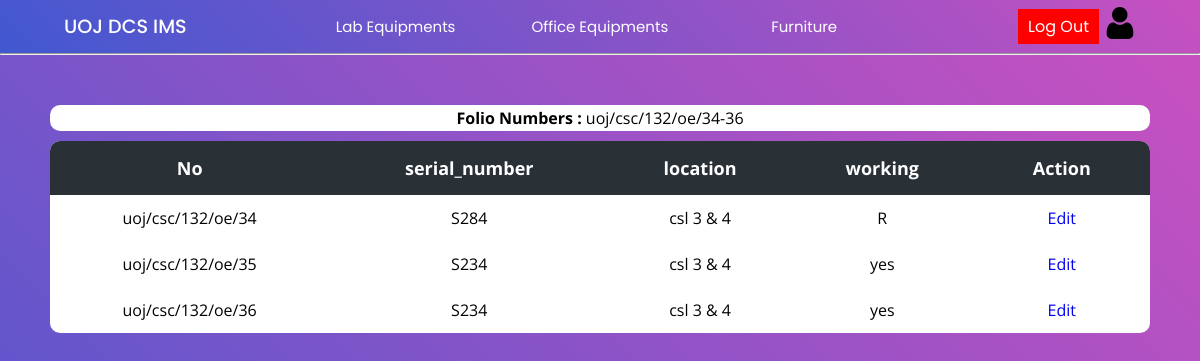
Page /Project/office/officeItems.php?search=true&id=18 (signed in) on the committed database.
### tables this page shows
CREATE TABLE `o_invoice` (
  `invoice_id` int(11) NOT NULL,
  `name` varchar(200) NOT NULL,
  `date` date NOT NULL,
  `price` float NOT NULL,
  `quantity` int(11) NOT NULL,
  `folio_number` varchar(50) NOT NULL,
  `description` varchar(400) NOT NULL,
  `supplier_name` varchar(150) NOT NULL,
  `supplier_tt` int(15) NOT NULL,
  `srn` int(11) NOT NULL,
  `page_number` varchar(15) NOT NULL,
  `location` varchar(50) NOT NULL,
  `warranty` int(11) NOT NULL
);

CREATE TABLE `o_items` (
  `invoice_id` int(11) NOT NULL,
  `set_id` varchar(50) NOT NULL,
  `serial_number` varchar(50) NOT NULL,
  `model_number` varchar(50) NOT NULL,
  `location` varchar(100) NOT NULL,
  `working` enum('yes','no','R','S','D','T') NOT NULL
);

### Project/office/officeItems.php (the view, shortened to what this page needs)
<?php
include("../config/connection.php");
?>
<!DOCTYPE html>
<html lang="en">
<head>
    <link rel="stylesheet" href="../css/lab.css">
    <link rel="stylesheet" href="../css/main.css">
</head>
<body>
    <?php include("../header/header.php"); ?>
    <hr>
    <div class="main-container">
        <?php
        if (isset($_GET['search'])) {
            $id = $_GET['id'];
            $query = "SELECT * FROM o_items WHERE invoice_id = $id";
            $result = mysqli_query($con, $query);
            if (mysqli_num_rows($result) > 0) {
        ?>
                <div class="table-con" style="background-color:white;margin-bottom:10px;padding:2px;">
                    <?php
                    $query1 = "SELECT 	folio_number FROM o_invoice WHERE invoice_id = $id";
                    $result1 = $con->query($query1);
                    if ($result1) {
                        $row = $result1->fetch_assoc();
                        $value = $row['folio_number'];
                        echo "<b>Folio Numbers :</b> $value";
                    } else {
                        echo "Query error: " . $con->error;
                    }
                    ?>
                </div>
                <div class="table-con">
                    <table style="width: 100%;">
                        <thead>
                            <tr>
                                <th>No</th>
                                <th>serial_number</th>
                                <th>location</th>
                                <th>working</th>
                                <th>Action</th>
                            </tr>
                        </thead>
                        <tbody>
                            <?php
                            while ($row = mysqli_fetch_array($result)) {
                            ?>
                                <tr>
                                    <td><?php echo $row['set_id'] ?></a></td>
                                    <td><?php echo $row['serial_number'] ?></td>
                                    <td><?php echo $row['location'] ?></td>
                                    <td><?php echo $row['working'] ?></td>
                                    <td>
                                        <a href="updateItems.php?id=<?php echo $row['invoice_id'] ?>&setid=<?php echo $row['set_id']; ?>">Edit</a>
                                    </td>
                                </tr>
                    <?php
                            }
                        }
                    }
                    ?>
                        </tbody>
                    </table>
                </div>
    </div>
</body>
</html>

### Project/css/lab.css (style rules this page uses)
.main-container { padding: 50px; min-height: 100vh; height: fit-content; background: linear-gradient(-135deg, #c850c0, #4158d0); }
table { border-collapse: collapse; border-radius: 10px; overflow: hidden; max-width: 100%; margin: 0 auto; position: relative; }
.table-con { border-collapse: collapse; background: #fff; border-radius: 10px; width: auto; margin: auto; position: relative; font-family: 'Open Sans'; text-align: center; background: #fff; }
th { width: 100px; font-size: 18px; background: #293036; color: white; padding: 15px; }
td { padding: 12px; }

### Project/css/main.css (style rules this page uses)
* { margin: 0; padding: 0; text-decoration: none; box-sizing: border-box; }
:root { --bg-gradient: linear-gradient(-135deg, #c850c0, #4158d0); --bg-gray: #e6e6e6; --text-color: #666; --inp-color: #57b846; }
body { font-family: 'Poppins', sans-serif; }

### Project/css/header.css (style rules this page uses)
* { margin: 0; padding: 0; text-decoration: none; box-sizing: border-box; }
:root { --bg-gradient: linear-gradient(-135deg, #c850c0, #4158d0); --bg-gray: #e6e6e6; --text-color: #666; --inp-color: #57b846; }
body { font-family: 'Poppins', sans-serif; }

### rows in the picture
o_invoice: folio_number "uoj/csc/132/oe/34-36"
o_items: set_id "uoj/csc/132/oe/34", serial_number "S284", location "csl 3 & 4", working "R"
o_items: set_id "uoj/csc/132/oe/35", serial_number "S234", location "csl 3 & 4", working "yes"
o_items: set_id "uoj/csc/132/oe/36", serial_number "S234", location "csl 3 & 4", working "yes"
